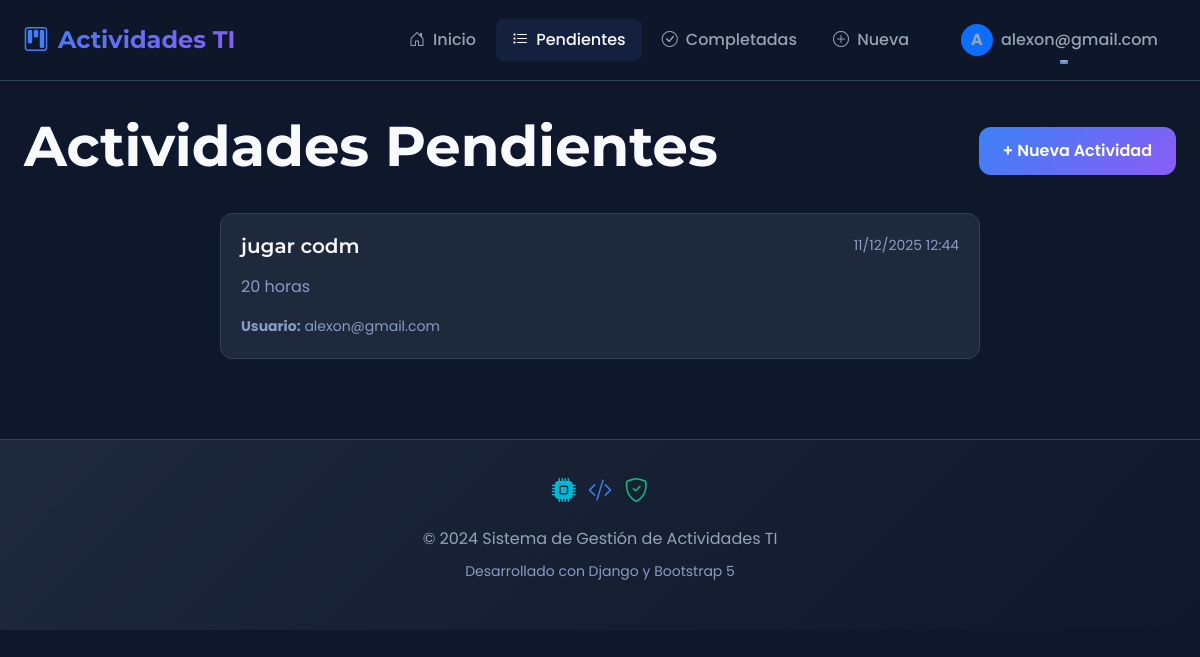
Page /actividades/ (signed in) on the earlier database version.
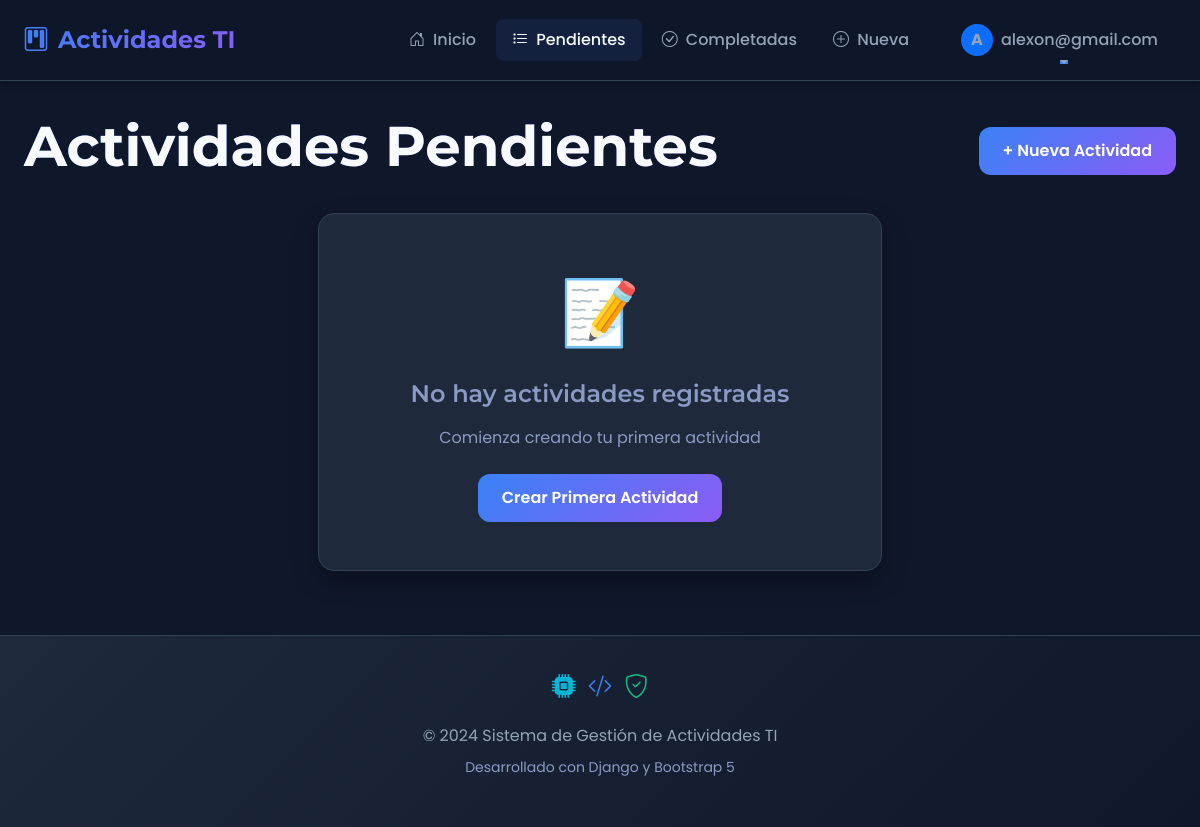
Same page on the later database version.
### ti/models.py (models this page shows, shortened)
class Task(models.Model):
    title=models.CharField(max_length=100)
    description = models.TextField(blank=True)
    created=models.DateTimeField(auto_now_add=True)
    datecompleted = models.DateTimeField(null=True,blank=True)
    important=models.BooleanField(default=False)
    user=models.ForeignKey(User,on_delete=models.CASCADE)

### ti/views.py (the view)
# urls.py: path('actividades/',views.tasks,name='actividades'),
@login_required
def tasks(request):
    tasks = Task.objects.filter(user=request.user, datecompleted__isnull=True)
    return render(request,'actividades.html',{'tasks':tasks,'tipopagina':'Actividades Pendientes'})

### ti/templates/actividades.html (shortened to what this page needs)
{% extends 'base.html' %}
{% block content %}
<main class="container-main">
    <div class="d-flex justify-content-between align-items-center mb-4">
        <h1 class="display-4" style="color: var(--primary-color);">
            {{ tipopagina }}
        </h1>
        {% if tipopagina == 'Actividades Pendientes' %}
            <a href="{% url 'crear_actividad' %}" class="btn btn-primary">
                <span>+</span> Nueva Actividad
            </a>
        {% endif %}
    </div>
    {% if tasks %}
        <div class="row">
            <div class="col-lg-8 offset-lg-2">
                <div class="list-group">
                    {% for task in tasks %}
                        <a href="{% url 'detalle_actividad' task.id %}" class="list-group-item list-group-item-action">
                            <div class="d-flex justify-content-between align-items-start mb-2">
                                <div class="flex-grow-1">
                                    {% if task.important %}
                                        <h5 class="mb-2">
                                            <span class="badge bg-warning text-dark me-2">⚠️ Importante</span>
                                            <span style="color: var(--success-color); font-weight: 600;">{{ task.title }}</span>
                                        </h5>
                                    {% else %}
                                        <h5 class="mb-2" style="color: var(--text-dark); font-weight: 600;">{{ task.title }}</h5>
                                    {% endif %}
                                </div>
                                <small class="text-muted">{{ task.created|date:"d/m/Y H:i" }}</small>
                            </div>
                            {% if task.description %}
                                <p class="mb-2 text-muted">{{ task.description|truncatewords:20 }}</p>
                            {% else %}
                                <p class="mb-2 text-muted fst-italic">Sin descripción</p>
                            {% endif %}
                            <div class="d-flex justify-content-between align-items-center mt-3">
                                <small class="text-muted">
                                    <strong>Usuario:</strong> {{ task.user.username }}
                                </small>
                            </div>
                        </a>
                    {% endfor %}
                </div>
            </div>
        </div>
    {% else %}
        <div class="row">
            <div class="col-lg-6 offset-lg-3">
                <div class="card text-center">
                    <div class="card-body py-5">
                        <div style="font-size: 4rem; color: var(--text-light); margin-bottom: 1rem;">
                            📝
                        </div>
                        <h4 class="text-muted mb-3">No hay actividades registradas</h4>
                        <p class="text-muted mb-4">
                            {% if tipopagina == 'Actividades Pendientes' %}
                                Comienza creando tu primera actividad
                            {% else %}
                                Aún no has completado ninguna actividad
                            {% endif %}
                        </p>
                        {% if tipopagina == 'Actividades Pendientes' %}
                            <a href="{% url 'crear_actividad' %}" class="btn btn-primary">
                                Crear Primera Actividad
                            </a>
                        {% else %}
                            <a href="{% url 'actividades' %}" class="btn btn-secondary">
                                Ver Actividades Pendientes
                            </a>
                        {% endif %}
                    </div>
                </div>
            </div>
        </div>
    {% endif %}
</main>
{% endblock %}

Differences in the rows shown:
no longer on this page (row edited): Task: title "jugar codm", created "11/12/2025 12:44", description "20 horas", user.username "alexon@gmail.com"
Other differences:
text now shown: "📝 No hay actividades registradas Comienza creando tu primera actividad Crear Primera Actividad"
